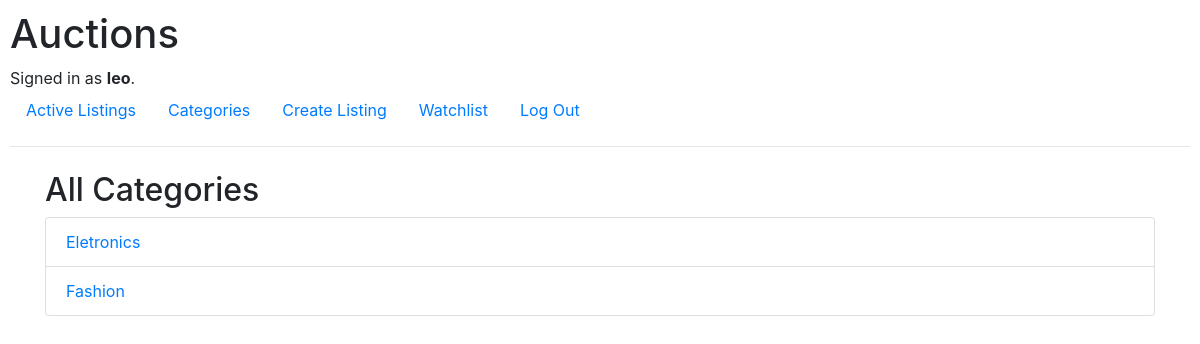
Page /categories (signed in) on the committed database.
### auctions/models.py (models this page shows, shortened)
class User(AbstractUser):
    pass

class Category(models.Model):
    name = models.CharField(max_length=64)

### auctions/views.py (the view)
# urls.py: path("categories", views.categories, name="categories"),
def categories(request):
    all_categories = Category.objects.all()
    return render(request, "auctions/categories.html", {
        "categories": all_categories
    })

### auctions/templates/auctions/categories.html (shortened to what this page needs)
{% extends "auctions/layout.html" %}
{% block body %}
    <div class="container my-4">
        <h2>All Categories</h2>
        <ul class="list-group">
            {% for category in categories %}
                <li class="list-group-item">
                    <a href="{% url 'category_page' category.id %}">{{ category.name }}</a>
                </li>
            {% empty %}
                <li class="list-group-item">No categories found.</li>
            {% endfor %}
        </ul>
    </div>
{% endblock %}

### auctions/templates/auctions/layout.html (shortened to what this page needs)
{% load static %}
<!DOCTYPE html>
<html lang="en">
    <head>
        <link rel="stylesheet" href="https://stackpath.bootstrapcdn.com/bootstrap/4.4.1/css/bootstrap.min.css">
        <link href="{% static 'auctions/styles.css' %}" rel="stylesheet">
    </head>
    <body>
        <h1>Auctions</h1>
        <div>
            {% if user.is_authenticated %}
                Signed in as <strong>{{ user.username }}</strong>.
            {% else %}
                Not signed in.
            {% endif %}
        </div>
        <ul class="nav">
            <li class="nav-item">
                <a class="nav-link" href="{% url 'index' %}">Active Listings</a>
            </li>
            <li class="nav-item">
                <a class="nav-link" href="{% url 'categories' %}">Categories</a>
            </li>
            {% if user.is_authenticated %}
                <li class="nav-item">
                    <a class="nav-link" href="{% url 'create' %}">Create Listing</a>
                </li>
                <li class="nav-item">
                    <a class="nav-link" href="{% url 'watchlist' %}">Watchlist</a>
                </li>
                <li class="nav-item">
                    <a class="nav-link" href="{% url 'logout' %}">Log Out</a>
                </li>
            {% endif %}
        </ul>
        <hr>
        {% block body %}
        {% endblock %}
    </body>
</html>

### auctions/static/auctions/styles.css (style rules this page uses)
body { padding: 10px; }

### rows in the picture
User: username "leo"
Category: name "Eletronics"
Category: name "Fashion"
